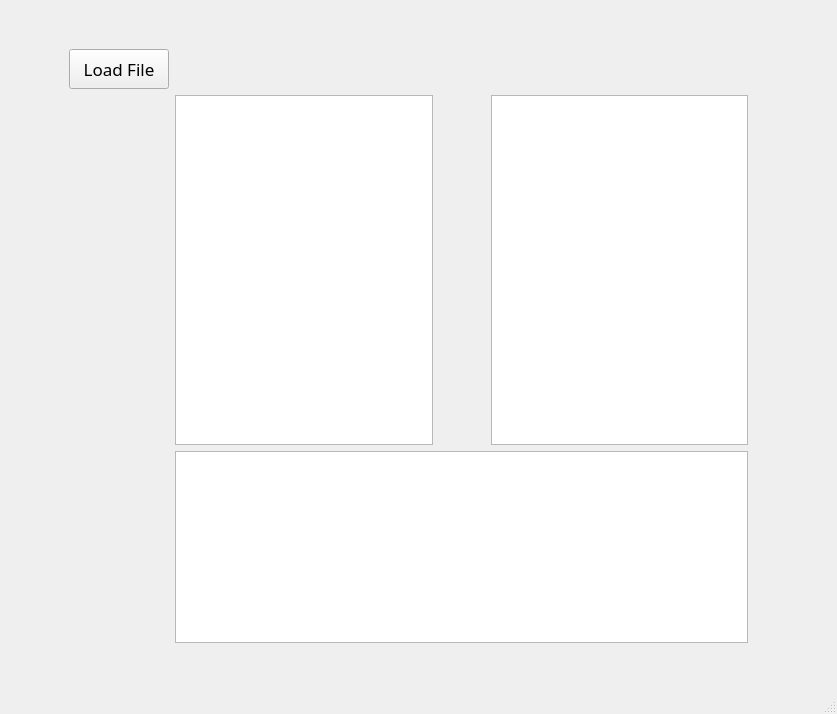
<?xml version="1.0" encoding="UTF-8"?>
<ui version="4.0">
 <class>MainWindow</class>
 <widget class="QMainWindow" name="MainWindow">
  <property name="geometry">
   <rect>
    <x>0</x>
    <y>0</y>
    <width>837</width>
    <height>589</height>
   </rect>
  </property>
  <property name="windowTitle">
   <string>MainWindow</string>
  </property>
  <widget class="QWidget" name="centralwidget">
   <layout class="QGridLayout" name="gridLayout_2">
    <item row="2" column="1">
     <spacer name="verticalSpacer_2">
      <property name="orientation">
       <enum>Qt::Vertical</enum>
      </property>
      <property name="sizeType">
       <enum>QSizePolicy::Fixed</enum>
      </property>
      <property name="sizeHint" stdset="0">
       <size>
        <width>20</width>
        <height>40</height>
       </size>
      </property>
     </spacer>
    </item>
    <item row="1" column="0">
     <spacer name="horizontalSpacer">
      <property name="orientation">
       <enum>Qt::Horizontal</enum>
      </property>
      <property name="sizeType">
       <enum>QSizePolicy::Fixed</enum>
      </property>
      <property name="sizeHint" stdset="0">
       <size>
        <width>60</width>
        <height>20</height>
       </size>
      </property>
     </spacer>
    </item>
    <item row="0" column="1">
     <spacer name="verticalSpacer">
      <property name="orientation">
       <enum>Qt::Vertical</enum>
      </property>
      <property name="sizeType">
       <enum>QSizePolicy::Fixed</enum>
      </property>
      <property name="sizeHint" stdset="0">
       <size>
        <width>20</width>
        <height>40</height>
       </size>
      </property>
     </spacer>
    </item>
    <item row="1" column="1">
     <layout class="QGridLayout" name="gridLayout">
      <item row="2" column="1" colspan="4">
       <widget class="QTextBrowser" name="textBrowser">
        <property name="sizePolicy">
         <sizepolicy hsizetype="Expanding" vsizetype="Fixed">
          <horstretch>0</horstretch>
          <verstretch>0</verstretch>
         </sizepolicy>
        </property>
        <property name="font">
         <font>
          <family>Courier New</family>
          <pointsize>12</pointsize>
          <weight>50</weight>
          <bold>false</bold>
         </font>
        </property>
       </widget>
      </item>
      <item row="0" column="1">
       <spacer name="verticalSpacer_5">
        <property name="orientation">
         <enum>Qt::Vertical</enum>
        </property>
        <property name="sizeType">
         <enum>QSizePolicy::Fixed</enum>
        </property>
        <property name="sizeHint" stdset="0">
         <size>
          <width>20</width>
          <height>40</height>
         </size>
        </property>
       </spacer>
      </item>
      <item row="0" column="0">
       <widget class="QPushButton" name="pushButton">
        <property name="sizePolicy">
         <sizepolicy hsizetype="Preferred" vsizetype="Preferred">
          <horstretch>0</horstretch>
          <verstretch>0</verstretch>
         </sizepolicy>
        </property>
        <property name="font">
         <font>
          <family>Modern No. 20</family>
          <pointsize>13</pointsize>
         </font>
        </property>
        <property name="text">
         <string>Load File</string>
        </property>
       </widget>
      </item>
      <item row="1" column="4">
       <widget class="QTextEdit" name="textEdit">
        <property name="font">
         <font>
          <family>Courier New</family>
          <pointsize>12</pointsize>
          <weight>75</weight>
          <bold>true</bold>
         </font>
        </property>
       </widget>
      </item>
      <item row="1" column="0">
       <spacer name="horizontalSpacer_4">
        <property name="orientation">
         <enum>Qt::Horizontal</enum>
        </property>
        <property name="sizeType">
         <enum>QSizePolicy::Fixed</enum>
        </property>
        <property name="sizeHint" stdset="0">
         <size>
          <width>100</width>
          <height>20</height>
         </size>
        </property>
       </spacer>
      </item>
      <item row="0" column="4">
       <spacer name="verticalSpacer_4">
        <property name="orientation">
         <enum>Qt::Vertical</enum>
        </property>
        <property name="sizeType">
         <enum>QSizePolicy::Fixed</enum>
        </property>
        <property name="sizeHint" stdset="0">
         <size>
          <width>20</width>
          <height>40</height>
         </size>
        </property>
       </spacer>
      </item>
      <item row="1" column="3">
       <spacer name="horizontalSpacer_3">
        <property name="orientation">
         <enum>Qt::Horizontal</enum>
        </property>
        <property name="sizeType">
         <enum>QSizePolicy::Fixed</enum>
        </property>
        <property name="sizeHint" stdset="0">
         <size>
          <width>20</width>
          <height>20</height>
         </size>
        </property>
       </spacer>
      </item>
      <item row="1" column="1">
       <widget class="QTextEdit" name="textEdit_2">
        <property name="font">
         <font>
          <family>Courier New</family>
          <pointsize>12</pointsize>
          <weight>75</weight>
          <bold>true</bold>
         </font>
        </property>
       </widget>
      </item>
      <item row="1" column="2">
       <spacer name="verticalSpacer_3">
        <property name="orientation">
         <enum>Qt::Vertical</enum>
        </property>
        <property name="sizeType">
         <enum>QSizePolicy::Fixed</enum>
        </property>
        <property name="sizeHint" stdset="0">
         <size>
          <width>20</width>
          <height>350</height>
         </size>
        </property>
       </spacer>
      </item>
     </layout>
    </item>
    <item row="1" column="2">
     <spacer name="horizontalSpacer_2">
      <property name="orientation">
       <enum>Qt::Horizontal</enum>
      </property>
      <property name="sizeType">
       <enum>QSizePolicy::Fixed</enum>
      </property>
      <property name="sizeHint" stdset="0">
       <size>
        <width>80</width>
        <height>20</height>
       </size>
      </property>
     </spacer>
    </item>
   </layout>
  </widget>
  <widget class="QMenuBar" name="menubar">
   <property name="geometry">
    <rect>
     <x>0</x>
     <y>0</y>
     <width>837</width>
     <height>26</height>
    </rect>
   </property>
  </widget>
  <widget class="QStatusBar" name="statusbar"/>
 </widget>
 <resources/>
 <connections/>
</ui>
